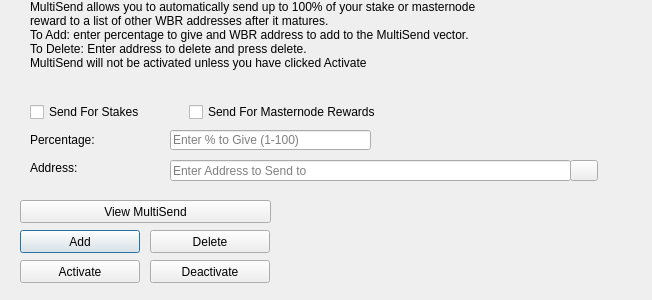
<?xml version="1.0" encoding="UTF-8"?>
<ui version="4.0">
 <class>MultiSendDialog</class>
 <widget class="QDialog" name="MultiSendDialog">
  <property name="windowModality">
   <enum>Qt::NonModal</enum>
  </property>
  <property name="geometry">
   <rect>
    <x>0</x>
    <y>0</y>
    <width>652</width>
    <height>300</height>
   </rect>
  </property>
  <property name="windowTitle">
   <string>MultiSend</string>
  </property>
  <widget class="QLineEdit" name="multiSendPercentEdit">
   <property name="geometry">
    <rect>
     <x>170</x>
     <y>130</y>
     <width>201</width>
     <height>20</height>
    </rect>
   </property>
   <property name="toolTip">
    <string>Enter whole numbers 1 - 100</string>
   </property>
   <property name="placeholderText">
    <string>Enter % to Give (1-100)</string>
   </property>
  </widget>
  <widget class="QLineEdit" name="multiSendAddressEdit">
   <property name="geometry">
    <rect>
     <x>170</x>
     <y>160</y>
     <width>401</width>
     <height>21</height>
    </rect>
   </property>
   <property name="toolTip">
    <string/>
   </property>
   <property name="placeholderText">
    <string>Enter Address to Send to</string>
   </property>
  </widget>
  <widget class="QLabel" name="label_2">
   <property name="geometry">
    <rect>
     <x>30</x>
     <y>0</y>
     <width>451</width>
     <height>121</height>
    </rect>
   </property>
   <property name="lineWidth">
    <number>1</number>
   </property>
   <property name="text">
    <string>MultiSend allows you to automatically send up to 100% of your stake or masternode reward to a list of other WBR addresses after it matures.
To Add: enter percentage to give and WBR address to add to the MultiSend vector.
To Delete: Enter address to delete and press delete.
MultiSend will not be activated unless you have clicked Activate</string>
   </property>
   <property name="alignment">
    <set>Qt::AlignLeading|Qt::AlignLeft|Qt::AlignTop</set>
   </property>
   <property name="wordWrap">
    <bool>true</bool>
   </property>
  </widget>
  <widget class="QLabel" name="message">
   <property name="geometry">
    <rect>
     <x>290</x>
     <y>200</y>
     <width>351</width>
     <height>91</height>
    </rect>
   </property>
   <property name="text">
    <string/>
   </property>
  </widget>
  <widget class="QPushButton" name="addButton">
   <property name="geometry">
    <rect>
     <x>20</x>
     <y>230</y>
     <width>120</width>
     <height>23</height>
    </rect>
   </property>
   <property name="toolTip">
    <string/>
   </property>
   <property name="statusTip">
    <string>Add to MultiSend Vector</string>
   </property>
   <property name="text">
    <string>Add</string>
   </property>
  </widget>
  <widget class="QPushButton" name="disableButton">
   <property name="geometry">
    <rect>
     <x>150</x>
     <y>260</y>
     <width>120</width>
     <height>23</height>
    </rect>
   </property>
   <property name="statusTip">
    <string>Deactivate MultiSend</string>
   </property>
   <property name="text">
    <string>Deactivate</string>
   </property>
  </widget>
  <widget class="QPushButton" name="addressBookButton">
   <property name="geometry">
    <rect>
     <x>570</x>
     <y>160</y>
     <width>28</width>
     <height>21</height>
    </rect>
   </property>
   <property name="toolTip">
    <string>Choose an address from the address book</string>
   </property>
   <property name="text">
    <string/>
   </property>
   <property name="icon">
    <iconset resource="../webruble.qrc">
     <normaloff>:/icons/address-book</normaloff>:/icons/address-book</iconset>
   </property>
   <property name="shortcut">
    <string>Alt+A</string>
   </property>
   <property name="autoDefault">
    <bool>false</bool>
   </property>
  </widget>
  <widget class="QLabel" name="label">
   <property name="geometry">
    <rect>
     <x>30</x>
     <y>130</y>
     <width>121</width>
     <height>20</height>
    </rect>
   </property>
   <property name="toolTip">
    <string>Percentage of stake to send</string>
   </property>
   <property name="text">
    <string>Percentage:</string>
   </property>
  </widget>
  <widget class="QLabel" name="label_5">
   <property name="geometry">
    <rect>
     <x>30</x>
     <y>160</y>
     <width>111</width>
     <height>16</height>
    </rect>
   </property>
   <property name="toolTip">
    <string>Address to send portion of stake to</string>
   </property>
   <property name="text">
    <string>Address:</string>
   </property>
  </widget>
  <widget class="QPushButton" name="deleteButton">
   <property name="geometry">
    <rect>
     <x>150</x>
     <y>230</y>
     <width>120</width>
     <height>23</height>
    </rect>
   </property>
   <property name="toolTip">
    <string/>
   </property>
   <property name="statusTip">
    <string>Delete Address From MultiSend Vector</string>
   </property>
   <property name="text">
    <string>Delete</string>
   </property>
  </widget>
  <widget class="QPushButton" name="activateButton">
   <property name="geometry">
    <rect>
     <x>20</x>
     <y>260</y>
     <width>120</width>
     <height>23</height>
    </rect>
   </property>
   <property name="statusTip">
    <string>Activate MultiSend</string>
   </property>
   <property name="text">
    <string>Activate</string>
   </property>
  </widget>
  <widget class="QPushButton" name="viewButton">
   <property name="geometry">
    <rect>
     <x>20</x>
     <y>200</y>
     <width>251</width>
     <height>23</height>
    </rect>
   </property>
   <property name="toolTip">
    <string/>
   </property>
   <property name="statusTip">
    <string>View MultiSend Vector</string>
   </property>
   <property name="text">
    <string>View MultiSend</string>
   </property>
  </widget>
  <widget class="QWidget" name="horizontalLayoutWidget">
   <property name="geometry">
    <rect>
     <x>30</x>
     <y>100</y>
     <width>351</width>
     <height>24</height>
    </rect>
   </property>
   <layout class="QHBoxLayout" name="horizontalLayout">
    <item>
     <widget class="QCheckBox" name="multiSendStakeCheckBox">
      <property name="text">
       <string>Send For Stakes</string>
      </property>
     </widget>
    </item>
    <item>
     <widget class="QCheckBox" name="multiSendMasternodeCheckBox">
      <property name="text">
       <string>Send For Masternode Rewards</string>
      </property>
     </widget>
    </item>
   </layout>
  </widget>
 </widget>
 <resources>
  <include location="../webruble.qrc"/>
 </resources>
 <connections/>
</ui>
